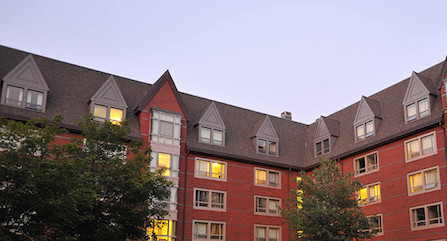
%> input picture Hw04/hw_practice01/data/umass_building_left.jpg, 447 x 241 px
$ octave stitchImages_back01.m   (GNU Octave 9; MATLAB toolbox functions it lacks are replaced by stand-ins)
%> lines starting %> are read from the running program, lines starting %| are printed output that depends on the picture; in (x1, y1, x2, y2) boxes, pixels count from 0 and x2, y2 are one past the last pixel; in counts of white or black regions, pixels touching at a corner belong together; the program's own positions count from 1
### Hw04/hw_practice01/code/detectCorners.m
function c = detectCorners(I, isSimple, w, th)

% Convert to double format
I = im2double(I);

% Convert color to grayscale
if size(I, 3) > 1
    I = rgb2gray(I);
end

% Step 1: Compute corner score
if isSimple
    cornerScore = simpleScore(I, w);
else
    cornerScore = harrisScore(I, w);
end

% Step 2: Threshold corner score abd find peaks
cornerScore (cornerScore < th) = 0;
[cx, cy, cs] = nms(cornerScore);
c = [cx'; cy'; cs'];
isvalid = cx > 0 & cx <= size(I,2) & cy > 0 & cy <= size(I,1);
c = c(:,isvalid);


%--------------------------------------------------------------------------
%                                    Simple score function (Implement this)
%--------------------------------------------------------------------------
% [20 lines left out: function simpleScore, not called in this run]


%--------------------------------------------------------------------------
%                                    Harris score function (Implement this)
%--------------------------------------------------------------------------
function cornerScore = harrisScore(I, w)
gx = [-1 0 1];
gy = gx';
imgx = imfilter(I, gx, 'replicate', 'same');
imgy = imfilter(I, gy, 'replicate', 'same');

gs = fspecial('Gaussian', 6*w+1, w);

imgx2 = imfilter(imgx.^2, gs, 'replicate', 'same');
imgy2 = imfilter(imgy.^2, gs, 'replicate', 'same');
imgxgy = imfilter(imgx.*imgy, gs, 'replicate','same');
cornerScore = (imgx2.*imgy2 - imgxgy.*imgxgy) - 0.04*(imgx2 + imgy2).^2;

### Hw04/code/nms.m
function [cx, cy, cs] = nms(cornerScore)
% This code is part of:
%
%   CMPSCI 370: Computer Vision, Spring 2016
%   University of Massachusetts, Amherst
%   Instructor: Subhransu Maji
%
%   Homework 3

% Pick local maxima
locs = imregionalmax(cornerScore, 8);

% Shrink connected components to one point
locs = bwmorph(locs, 'shrink', Inf);

% Zero out everything else
cornerScore = cornerScore.*locs;

% Convert binary image to a sorted list of locations
locinds = find(locs);
[cy, cx] = ind2sub(size(locs), locinds);
cs = cornerScore(locinds);
[~,ord] = sort(cs, 'descend');
cs = cs(ord);
cx = cx(ord);
cy = cy(ord);

### Hw04/hw_practice01/code/extractFeatures.m
function f = extractFeatures(im, c, patchRadius)
% This code is part of:
%
%   CMPSCI 370: Computer Vision, Spring 2018
%   University of Massachusetts, Amherst
%   Instructor: Subhransu Maji
%
%   Homework 4

% Convert color image to gray
if size(im, 3) > 1
    im = rgb2gray(im);
end


% Pad image by radius patchRadius pixels
im = padarray(im, [patchRadius patchRadius], 'replicate', 'both');
c(1,:) = patchRadius + c(1,:); % move x axis by patchRadius
c(2,:) = patchRadius + c(2,:); % move y axis by patchRadius


% [13 lines of commented-out code are left out]

f = zeros([(2*patchRadius+1)^2 size(c,2)]);
% size(f)

for i = 1:size(c, 2)
    cornerX = c(1, i);
    cornerY = c(2, i);
%     cornerX
%     cornerY
%     cornerX-patchRadius
%     cornerX+patchRadius
%     cornerY-patchRadius
%     cornerY+patchRadius
    feature = im(cornerY-patchRadius: cornerY+patchRadius, ...
                 cornerX-patchRadius: cornerX+patchRadius);
%     figure()
%     imshow(feature)
%     size(feature)
    feature = feature(:);
%     f = [f feature];
    f(:,i) = feature;
end

### Hw04/hw_practice01/code/computeMatches.m
function m = computeMatches(f1,f2)
% This code is part of:
%
%   CMPSCI 370: Computer Vision, Spring 2018
%   University of Massachusetts, Amherst
%   Instructor: Subhransu Maji
%
%   Homework 4

m = [];
for i = 1 : size(f1, 2)
    % Sum of Squared Difference(ssd)
    % minimum ssd and its index
    ssd_min1 = inf;
    ind_min1 = 0;
%     dotbest = 0;
    % second minimum ssd and its index
%     ssd_min2 = inf;
%     ind_min2 = 0;
    for j = 1 : size(f2, 2)
        diff = f1(:,i) - f2(:,j);
% [7 lines of commented-out code are left out]

        ssd = sum(diff(:).^2);
        if ssd < ssd_min1
%             ssd_min2 = ssd_min1;
%             ind_min2 = ind_min1;
            ssd_min1 = ssd;
            ind_min1 = j;
        end
% [4 lines of commented-out code are left out]
    end
%     ratio = ssd_min1 / ssd_min2;
%     if ratio < 0.8
%     m = [m; ind_min1];
    m(i) = ind_min1;
% [4 lines of commented-out code are left out]
end

### Hw04/hw_practice01/code/ransac.m
function [inliers, transf] = ransac(matches, c1, c2)
% This code is part of:
%
%   CMPSCI 370: Computer Vision, Spring 2018
%   University of Massachusetts, Amherst
%   Instructor: Subhransu Maji
%
%   Homework 4

max_num_inliers = 0;
best_tx = 0;
best_ty = 0;
best_scale = 0;
best_inliers = [];
% inliers = zeros(size(matches));
inliers = [];

N = 100;
for n = 1:N
    % Select two random indices i and j
    i = randi(size(matches,2));
    while matches(i) == 0
%         disp('i')
        i = randi(size(matches, 1));
    end
    j = randi(size(matches,2));
    while i == j || matches(j) == 0
        rng('shuffle')
%         disp('j')
%         i
%         j

        j = randi(size(matches,1));
    end

    % Sample two random points from matches
    x1 = c1(1,i);
    x1p = c2(1,matches(i));
    y1 = c1(2,i);
    y1p = c2(2,matches(i));
    x2 = c1(1,j);
    x2p = c2(1,matches(j));
    y2 = c1(2,j);
    y2p = c2(2,matches(j));

    % Get transformation T(scale, tx, ty)
    scale = sqrt( (x1p-x2p)^2 + (y1p-y2p)^2 ) / sqrt((x1-x2)^2 + (y1-y2)^2);
    tx = (x1p+x2p-scale*x1-scale*x2) / 2.0;
    ty = (y1p+y2p-scale*y1-scale*y2) / 2.0;

    % Map a point in im2 to im1 using transformation T
%     Tx1p = (x1p - tx) / scale;
%     Ty1p = (y1p - ty) / scale;

%     sub_inliers = zeros(size(matches));
    sub_inliers = [];
    threshold = 15;
    for k = 1:size(matches,2)
        if matches(k) == 0
%             inliers = [inliers 0];
            disp('matches(k) == 0');
            continue;
        end

        m1 = c1(1,k); % get x
        m1p = c2(1,matches(k)); % get matched x
        n1 = c1(2,k); % get y
        n1p = c2(2,matches(k)); % get matched y
        Tm1p = (m1p-tx) / scale; % get x transformation
        Tn1p = (n1p-ty) / scale; % get y transformation
        d = (m1 - Tm1p)^2 + (n1 - Tn1p)^2; % get distance
%         dist_sum = dist_sum + d;
        if d < threshold
%             inliers = [inliers matches(k)];
%             sub_inliers(k) = matches(k);
            sub_inliers = [sub_inliers matches(k)];
%             matches(k);
%             sub_inliers(k);
%             sub_inliers
            if matches(k) == 0
                disp('matches(k) == 0')
            end
        end
    end

%     sub_inliers
%     mean_dist = mean(dist_sum)

    if numel(sub_inliers) > max_num_inliers
        max_num_inliers = numel(sub_inliers);
        best_inliers = sub_inliers;
        best_tx = tx;
        best_ty = ty;
        best_scale = scale;
    end

end

transf = [best_tx, best_ty, best_scale];
% inliers = best_inliers;
% size(inliers)
% sub_inliers
inliers = best_inliers;
% [97 lines of commented-out code are left out]

### Hw04/hw_practice01/code/stitchImages_back01.m
% This code is part of:
%
%   CMPSCI 370: Computer Vision, Spring 2018
%   University of Massachusetts, Amherst
%   Instructor: Subhransu Maji
%
%   Homework 4

% Read images
close all
im1 = imread('../data/umass_building_left.jpg'); % left image
%> im1 is the input picture: size 241x447x3 uint8; mean R, G, B 140.1, 125, 129.7
im2 = imread('../data/umass_building_right1.jpg'); % right image (change this to right2, right3,..., right5)
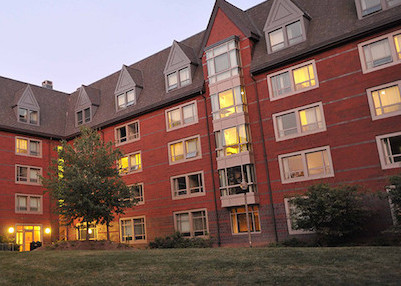
%> input picture Hw04/hw_practice01/data/umass_building_right1.jpg, 401 x 286 px
%> im2 is the input picture: size 286x401x3 uint8; mean R, G, B 123.4, 96.1, 89.5

% Detect corners using harris corner detector
sigma = 1.5;
threshold = 0.0005;
maxCorners = 200;
isSimple = false;
c1 = detectCorners(im1, isSimple, sigma, threshold);
%> in nms, `locs = imregionalmax(cornerScore, 8);`:
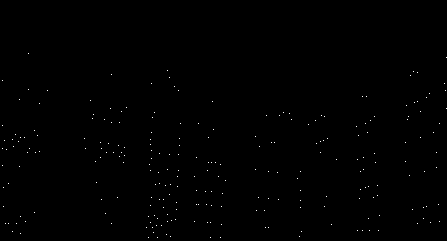
%> locs: size 241x447 logical; 0.23% white in thin lines or dots, all inside (x1, y1, x2, y2) = (2, 53, 447, 238)
%> in nms, `locinds = find(locs);`: locinds = 245 values from 563 to 107595
%> in nms, `[cy, cx] = ind2sub(size(locs), locinds);`: cy = 245 values, max 238 at index 68, min 54 at index 26, mean 165; cx = 245 values from 3 to 447
%> in nms, `cs = cornerScore(locinds);`: cs = 245 values, max 0.0265 at index 98, min 0.000502 at index 83, mean 0.00275
%> in nms, `[~,ord] = sort(cs, 'descend');`: ord = 245 values, max 245 at index 126, min 1 at index 230, mean 123
%> in nms, `cs = cs(ord);`: cs = 245 values, max 0.0265 at index 1, min 0.000502 at index 245, mean 0.00275
%> in nms, `cx = cx(ord);`: cx = 245 values, max 447 at index 3, min 3 at index 182, mean 218.8
%> in nms, `cy = cy(ord);`: cy = 245 values, max 238 at index 4, min 54 at index 244, mean 165
%> in detectCorners, `c = [cx'; cy'; cs'];`: c = 245 columns, first 8: [168 154 447 149 151 102 197 284; 71 233 58 238 223 200 191 113; 0.0265 0.014 0.0133 0.0124 0.0105 0.00968 0.00879 0.00852]
%> in detectCorners, `isvalid = cx > 0 & cx <= size(I,2) & cy > 0 & cy <= size(I,1);`: isvalid = 245 logical values, 245 true
%> c1 has the same summary as c in detectCorners
c2 = detectCorners(im2, isSimple, sigma, threshold);
%> in nms (call 2), `locs = imregionalmax(cornerScore, 8);`:
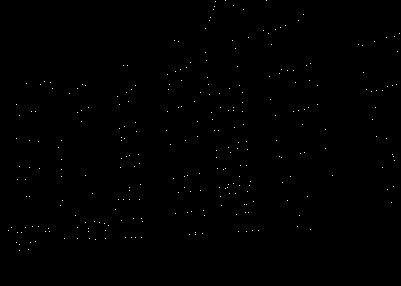
%> locs: size 286x401 logical; 0.25% white in thin lines or dots, all inside (x1, y1, x2, y2) = (8, 0, 400, 251)
%> in nms (call 2), `locinds = find(locs);`: locinds = 281 values from 2519 to 114148
%> in nms (call 2), `[cy, cx] = ind2sub(size(locs), locinds);`: cy = 281 values, max 251 at index 11, min 1 at index 167, mean 143; cx = 281 values from 9 to 400
%> in nms (call 2), `cs = cornerScore(locinds);`: cs = 281 values, max 0.0146 at index 55, min 0.000506 at index 89, mean 0.00222
%> in nms (call 2), `[~,ord] = sort(cs, 'descend');`: ord = 281 values, max 281 at index 273, min 1 at index 276, mean 141
%> in nms (call 2), `cs = cs(ord);`: cs = 281 values, max 0.0146 at index 1, min 0.000506 at index 281, mean 0.00222
%> in nms (call 2), `cx = cx(ord);`: cx = 281 values, max 400 at index 273, min 9 at index 276, mean 193
%> in nms (call 2), `cy = cy(ord);`: cy = 281 values, max 251 at index 77, min 1 at index 47, mean 143
%> c2 = 281 columns, first 8: [86 244 89 89 83 45 125 62; 223 10 229 232 85 82 139 160; 0.0146 0.0111 0.0107 0.0107 0.00849 0.00789 0.00786 0.00747]
n1 = min(maxCorners, size(c1,2));
%> n1 = 200
c1 = c1(:,1:n1);
%> c1 = 200 columns, first 8: [168 154 447 149 151 102 197 284; 71 233 58 238 223 200 191 113; 0.0265 0.014 0.0133 0.0124 0.0105 0.00968 0.00879 0.00852]
n2 = min(maxCorners, size(c2,2));
%> n2 = 200
c2 = c2(:,1:n2);
%> c2 = 200 columns, first 8: [86 244 89 89 83 45 125 62; 223 10 229 232 85 82 139 160; 0.0146 0.0111 0.0107 0.0107 0.00849 0.00789 0.00786 0.00747]

% Compute feature descriptors
patchRadius = 5;
f1 = extractFeatures(im1, c1, patchRadius);
%> in extractFeatures, `im = padarray(im, [patchRadius patchRadius], 'replicate', 'both');`:
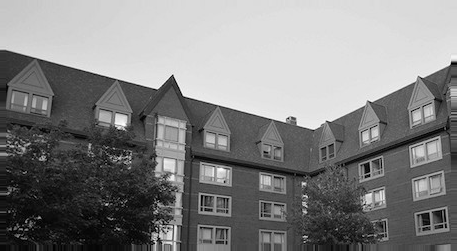
%> im: size 251x457 uint8; min 0, max 255, mean 129.7
%> the loop in extractFeatures, `for i = 1:size(c, 2)` made 200 passes
%> (cornerX, cornerY) on passes 1 to 3: (173, 76), (159, 238), (452, 63)
%> after the loop in extractFeatures, `for i = 1:size(c, 2)`:
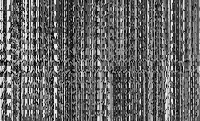
%> f: size 121x200 double; min 0, max 255, mean 102.1
f2 = extractFeatures(im2, c2, patchRadius);
%> call 2 of extractFeatures, with patchRadius = 5
%> in extractFeatures (call 2), `im = padarray(im, [patchRadius patchRadius], 'replicate', 'both');`:
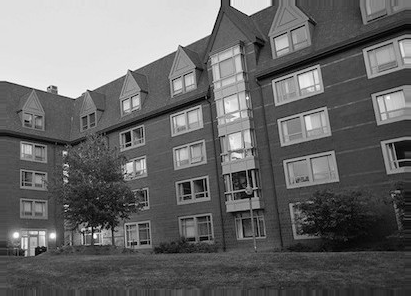
%> im: size 296x411 uint8; min 0, max 254, mean 103.7
%> the loop in extractFeatures (call 2), `for i = 1:size(c, 2)` made 200 passes
%> (cornerX, cornerY) on passes 1 to 3: (91, 228), (249, 15), (94, 234)
%> after the loop in extractFeatures (call 2), `for i = 1:size(c, 2)`:
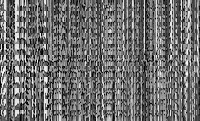
%> f: size 121x200 double; min 0, max 254, mean 110.4


% Compute matches
matches = computeMatches(f1,f2);
%> after the loop in computeMatches, `for i = 1 : size(f1, 2)`: m = 200 values, max 200 at index 193, min 5 at index 9, mean 114.1
%> matches has the same summary as m in computeMatches
% showMatches(im1, im2, c1, c2, matches);
% title('all matches');

% Estimate transformation
[inliers, transf] = ransac(matches, c1, c2);
%> the loop in ransac, `for n = 1:N` made 100 passes
%> (x1, x1p, y1, y1p, x2, x2p, y2, y2p) on pass 1: (368, 129, 133, 102, 358, 119, 231, 200)
%> (x1, x1p, y1, y1p, x2, x2p, y2, y2p) on passes 2 to 7: (208, 40, 223, 169, 206, 142, 192, 219), (19, 188, 142, 176, 3, 63, 149, 201), (179, 53, 91, 89, 180, 238, 139, 67), (3, 63, 149, 201, 122, 243, 112, 93), (407, 168, 106, 75, 177, 191, 210, 63), (222, 201, 207, 191, 406, 270, 143, 77)
% [10 lines of commented-out code are left out]
